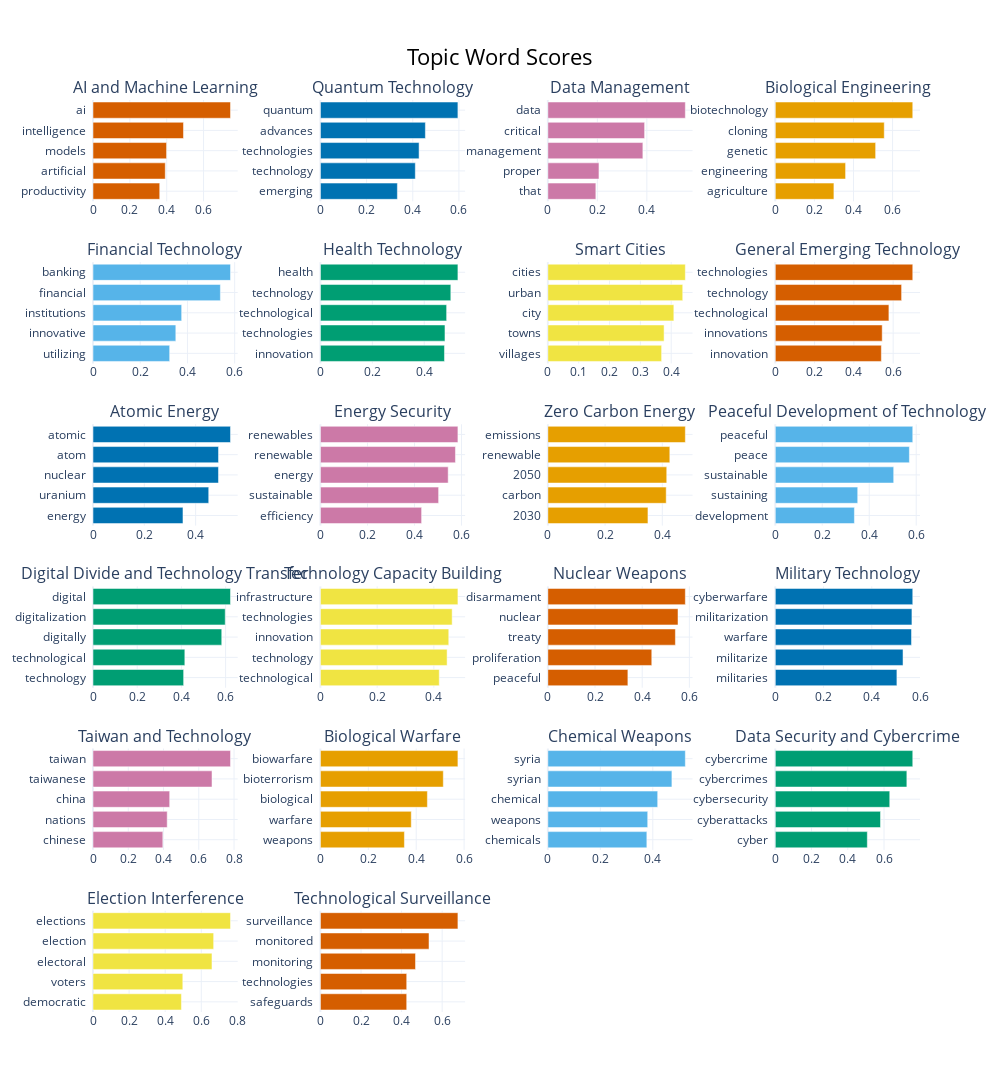

Notebook cell for this chart:
### Markdown cell above
## Barchart - showing if topics seem correct

### Code cell
topic_model.visualize_barchart(topics=zeroshot_topic_ids, custom_labels = True )

### Figure 1 — Plotly figure (JSON) as saved in the notebook; plotly's stock layout.template omitted (floating-point values rounded to 4 significant figures)
{"data": [{"marker": {"color": "#D55E00"}, "orientation": "h", "type": "bar", "x": [0.3621, 0.3922, 0.3992, 0.491, 0.7461], "xaxis": "x", "y": ["productivity  ", "artificial  ", "models  ", "intelligence  ", "ai  "], "yaxis": "y"}, {"marker": {"color": "#0072B2"}, "orientation": "h", "type": "bar", "x": [0.3334, 0.4111, 0.4274, 0.4547, 0.5957], "xaxis": "x2", "y": ["emerging  ", "technology  ", "technologies  ", "advances  ", "quantum  "], "yaxis": "y2"}, {"marker": {"color": "#CC79A7"}, "orientation": "h", "type": "bar", "x": [0.1939, 0.2065, 0.3839, 0.3909, 0.5555], "xaxis": "x3", "y": ["that  ", "proper  ", "management  ", "critical  ", "data  "], "yaxis": "y3"}, {"marker": {"color": "#E69F00"}, "orientation": "h", "type": "bar", "x": [0.3, 0.3597, 0.5134, 0.5575, 0.7033], "xaxis": "x4", "y": ["agriculture  ", "engineering  ", "genetic  ", "cloning  ", "biotechnology  "], "yaxis": "y4"}, {"marker": {"color": "#56B4E9"}, "orientation": "h", "type": "bar", "x": [0.3247, 0.3508, 0.3755, 0.5395, 0.5823], "xaxis": "x5", "y": ["utilizing  ", "innovative  ", "institutions  ", "financial  ", "banking  "], "yaxis": "y5"}, {"marker": {"color": "#009E73"}, "orientation": "h", "type": "bar", "x": [0.478, 0.4799, 0.4863, 0.5024, 0.5298], "xaxis": "x6", "y": ["innovation  ", "technologies  ", "technological  ", "technology  ", "health  "], "yaxis": "y6"}, {"marker": {"color": "#F0E442"}, "orientation": "h", "type": "bar", "x": [0.3689, 0.377, 0.4086, 0.4374, 0.4459], "xaxis": "x7", "y": ["villages  ", "towns  ", "city  ", "urban  ", "cities  "], "yaxis": "y7"}, {"marker": {"color": "#D55E00"}, "orientation": "h", "type": "bar", "x": [0.54, 0.5443, 0.5784, 0.643, 0.6998], "xaxis": "x8", "y": ["innovation  ", "innovations  ", "technological  ", "technology  ", "technologies  "], "yaxis": "y8"}, {"marker": {"color": "#0072B2"}, "orientation": "h", "type": "bar", "x": [0.3507, 0.451, 0.4891, 0.4892, 0.5359], "xaxis": "x9", "y": ["energy  ", "uranium  ", "nuclear  ", "atom  ", "atomic  "], "yaxis": "y9"}, {"marker": {"color": "#CC79A7"}, "orientation": "h", "type": "bar", "x": [0.4302, 0.5025, 0.5432, 0.5741, 0.5846], "xaxis": "x10", "y": ["efficiency  ", "sustainable  ", "energy  ", "renewable  ", "renewables  "], "yaxis": "y10"}, {"marker": {"color": "#E69F00"}, "orientation": "h", "type": "bar", "x": [0.3498, 0.4136, 0.4155, 0.4262, 0.4805], "xaxis": "x11", "y": ["2030  ", "carbon  ", "2050  ", "renewable  ", "emissions  "], "yaxis": "y11"}, {"marker": {"color": "#56B4E9"}, "orientation": "h", "type": "bar", "x": [0.3369, 0.351, 0.5042, 0.571, 0.5854], "xaxis": "x12", "y": ["development  ", "sustaining  ", "sustainable  ", "peace  ", "peaceful  "], "yaxis": "y12"}, {"marker": {"color": "#009E73"}, "orientation": "h", "type": "bar", "x": [0.4101, 0.4155, 0.5824, 0.5982, 0.622], "xaxis": "x13", "y": ["technology  ", "technological  ", "digitally  ", "digitalization  ", "digital  "], "yaxis": "y13"}, {"marker": {"color": "#F0E442"}, "orientation": "h", "type": "bar", "x": [0.4191, 0.4468, 0.4526, 0.4646, 0.4849], "xaxis": "x14", "y": ["technological  ", "technology  ", "innovation  ", "technologies  ", "infrastructure  "], "yaxis": "y14"}, {"marker": {"color": "#D55E00"}, "orientation": "h", "type": "bar", "x": [0.3393, 0.4406, 0.5408, 0.5518, 0.5829], "xaxis": "x15", "y": ["peaceful  ", "proliferation  ", "treaty  ", "nuclear  ", "disarmament  "], "yaxis": "y15"}, {"marker": {"color": "#0072B2"}, "orientation": "h", "type": "bar", "x": [0.5042, 0.5296, 0.5648, 0.5665, 0.57], "xaxis": "x16", "y": ["militaries  ", "militarize  ", "warfare  ", "militarization  ", "cyberwarfare  "], "yaxis": "y16"}, {"marker": {"color": "#CC79A7"}, "orientation": "h", "type": "bar", "x": [0.396, 0.4208, 0.4349, 0.675, 0.7798], "xaxis": "x17", "y": ["chinese  ", "nations  ", "china  ", "taiwanese  ", "taiwan  "], "yaxis": "y17"}, {"marker": {"color": "#E69F00"}, "orientation": "h", "type": "bar", "x": [0.3508, 0.3794, 0.4467, 0.5132, 0.5742], "xaxis": "x18", "y": ["weapons  ", "warfare  ", "biological  ", "bioterrorism  ", "biowarfare  "], "yaxis": "y18"}, {"marker": {"color": "#56B4E9"}, "orientation": "h", "type": "bar", "x": [0.3773, 0.3806, 0.4186, 0.4728, 0.524], "xaxis": "x19", "y": ["chemicals  ", "weapons  ", "chemical  ", "syrian  ", "syria  "], "yaxis": "y19"}, {"marker": {"color": "#009E73"}, "orientation": "h", "type": "bar", "x": [0.5078, 0.5806, 0.6316, 0.7259, 0.7586], "xaxis": "x20", "y": ["cyber  ", "cyberattacks  ", "cybersecurity  ", "cybercrimes  ", "cybercrime  "], "yaxis": "y20"}, {"marker": {"color": "#F0E442"}, "orientation": "h", "type": "bar", "x": [0.49, 0.4977, 0.6593, 0.6686, 0.7619], "xaxis": "x21", "y": ["democratic  ", "voters  ", "electoral  ", "election  ", "elections  "], "yaxis": "y21"}, {"marker": {"color": "#D55E00"}, "orientation": "h", "type": "bar", "x": [0.4253, 0.4253, 0.4687, 0.5352, 0.6776], "xaxis": "x22", "y": ["safeguards  ", "technologies  ", "monitoring  ", "monitored  ", "surveillance  "], "yaxis": "y22"}], "layout": {"annotations": [{"font": {"size": 16}, "showarrow": false, "text": "AI and Machine Learning", "x": 0.0875, "xanchor": "center", "xref": "paper", "y": 1, "yanchor": "bottom", "yref": "paper"}, {"font": {"size": 16}, "showarrow": false, "text": "Quantum Technology", "x": 0.3625, "xanchor": "center", "xref": "paper", "y": 1, "yanchor": "bottom", "yref": "paper"}, {"font": {"size": 16}, "showarrow": false, "text": "Data Management", "x": 0.6375, "xanchor": "center", "xref": "paper", "y": 1, "yanchor": "bottom", "yref": "paper"}, {"font": {"size": 16}, "showarrow": false, "text": "Biological Engineering", "x": 0.9125, "xanchor": "center", "xref": "paper", "y": 1, "yanchor": "bottom", "yref": "paper"}, {"font": {"size": 16}, "showarrow": false, "text": "Financial Technology", "x": 0.0875, "xanchor": "center", "xref": "paper", "y": 0.8222, "yanchor": "bottom", "yref": "paper"}, {"font": {"size": 16}, "showarrow": false, "text": "Health Technology", "x": 0.3625, "xanchor": "center", "xref": "paper", "y": 0.8222, "yanchor": "bottom", "yref": "paper"}, {"font": {"size": 16}, "showarrow": false, "text": "Smart Cities", "x": 0.6375, "xanchor": "center", "xref": "paper", "y": 0.8222, "yanchor": "bottom", "yref": "paper"}, {"font": {"size": 16}, "showarrow": false, "text": "General Emerging Technology", "x": 0.9125, "xanchor": "center", "xref": "paper", "y": 0.8222, "yanchor": "bottom", "yref": "paper"}, {"font": {"size": 16}, "showarrow": false, "text": "Atomic Energy", "x": 0.0875, "xanchor": "center", "xref": "paper", "y": 0.6444, "yanchor": "bottom", "yref": "paper"}, {"font": {"size": 16}, "showarrow": false, "text": "Energy Security", "x": 0.3625, "xanchor": "center", "xref": "paper", "y": 0.6444, "yanchor": "bottom", "yref": "paper"}, {"font": {"size": 16}, "showarrow": false, "text": "Zero Carbon Energy", "x": 0.6375, "xanchor": "center", "xref": "paper", "y": 0.6444, "yanchor": "bottom", "yref": "paper"}, {"font": {"size": 16}, "showarrow": false, "text": "Peaceful Development of Technology", "x": 0.9125, "xanchor": "center", "xref": "paper", "y": 0.6444, "yanchor": "bottom", "yref": "paper"}, {"font": {"size": 16}, "showarrow": false, "text": "Digital Divide and Technology Transfer", "x": 0.0875, "xanchor": "center", "xref": "paper", "y": 0.4667, "yanchor": "bottom", "yref": "paper"}, {"font": {"size": 16}, "showarrow": false, "text": "Technology Capacity Building", "x": 0.3625, "xanchor": "center", "xref": "paper", "y": 0.4667, "yanchor": "bottom", "yref": "paper"}, {"font": {"size": 16}, "showarrow": false, "text": "Nuclear Weapons", "x": 0.6375, "xanchor": "center", "xref": "paper", "y": 0.4667, "yanchor": "bottom", "yref": "paper"}, {"font": {"size": 16}, "showarrow": false, "text": "Military Technology", "x": 0.9125, "xanchor": "center", "xref": "paper", "y": 0.4667, "yanchor": "bottom", "yref": "paper"}, {"font": {"size": 16}, "showarrow": false, "text": "Taiwan and Technology", "x": 0.0875, "xanchor": "center", "xref": "paper", "y": 0.2889, "yanchor": "bottom", "yref": "paper"}, {"font": {"size": 16}, "showarrow": false, "text": "Biological Warfare", "x": 0.3625, "xanchor": "center", "xref": "paper", "y": 0.2889, "yanchor": "bottom", "yref": "paper"}, {"font": {"size": 16}, "showarrow": false, "text": "Chemical Weapons", "x": 0.6375, "xanchor": "center", "xref": "paper", "y": 0.2889, "yanchor": "bottom", "yref": "paper"}, {"font": {"size": 16}, "showarrow": false, "text": "Data Security and Cybercrime", "x": 0.9125, "xanchor": "center", "xref": "paper", "y": 0.2889, "yanchor": "bottom", "yref": "paper"}, {"font": {"size": 16}, "showarrow": false, "text": "Election Interference", "x": 0.0875, "xanchor": "center", "xref": "paper", "y": 0.1111, "yanchor": "bottom", "yref": "paper"}, {"font": {"size": 16}, "showarrow": false, "text": "Technological Surveillance", "x": 0.3625, "xanchor": "center", "xref": "paper", "y": 0.1111, "yanchor": "bottom", "yref": "paper"}], "height": 1500, "hoverlabel": {"bgcolor": "white", "font": {"family": "Rockwell", "size": 16}}, "showlegend": false, "title": {"font": {"color": "Black", "size": 22}, "text": "Topic Word Scores", "x": 0.5, "xanchor": "center", "yanchor": "top"}, "width": 1000, "xaxis": {"anchor": "y", "domain": [0, 0.175], "showgrid": true}, "xaxis10": {"anchor": "y10", "domain": [0.275, 0.45], "showgrid": true}, "xaxis11": {"anchor": "y11", "domain": [0.55, 0.725], "showgrid": true}, "xaxis12": {"anchor": "y12", "domain": [0.825, 1], "showgrid": true}, "xaxis13": {"anchor": "y13", "domain": [0, 0.175], "showgrid": true}, "xaxis14": {"anchor": "y14", "domain": [0.275, 0.45], "showgrid": true}, "xaxis15": {"anchor": "y15", "domain": [0.55, 0.725], "showgrid": true}, "xaxis16": {"anchor": "y16", "domain": [0.825, 1], "showgrid": true}, "xaxis17": {"anchor": "y17", "domain": [0, 0.175], "showgrid": true}, "xaxis18": {"anchor": "y18", "domain": [0.275, 0.45], "showgrid": true}, "xaxis19": {"anchor": "y19", "domain": [0.55, 0.725], "showgrid": true}, "xaxis2": {"anchor": "y2", "domain": [0.275, 0.45], "showgrid": true}, "xaxis20": {"anchor": "y20", "domain": [0.825, 1], "showgrid": true}, "xaxis21": {"anchor": "y21", "domain": [0, 0.175], "showgrid": true}, "xaxis22": {"anchor": "y22", "domain": [0.275, 0.45], "showgrid": true}, "xaxis23": {"anchor": "y23", "domain": [0.55, 0.725], "showgrid": true}, "xaxis24": {"anchor": "y24", "domain": [0.825, 1], "showgrid": true}, "xaxis3": {"anchor": "y3", "domain": [0.55, 0.725], "showgrid": true}, "xaxis4": {"anchor": "y4", "domain": [0.825, 1], "showgrid": true}, "xaxis5": {"anchor": "y5", "domain": [0, 0.175], "showgrid": true}, "xaxis6": {"anchor": "y6", "domain": [0.275, 0.45], "showgrid": true}, "xaxis7": {"anchor": "y7", "domain": [0.55, 0.725], "showgrid": true}, "xaxis8": {"anchor": "y8", "domain": [0.825, 1], "showgrid": true}, "xaxis9": {"anchor": "y9", "domain": [0, 0.175], "showgrid": true}, "yaxis": {"anchor": "x", "domain": [0.8889, 1], "showgrid": true}, "yaxis10": {"anchor": "x10", "domain": [0.5333, 0.6444], "showgrid": true}, "yaxis11": {"anchor": "x11", "domain": [0.5333, 0.6444], "showgrid": true}, "yaxis12": {"anchor": "x12", "domain": [0.5333, 0.6444], "showgrid": true}, "yaxis13": {"anchor": "x13", "domain": [0.3556, 0.4667], "showgrid": true}, "yaxis14": {"anchor": "x14", "domain": [0.3556, 0.4667], "showgrid": true}, "yaxis15": {"anchor": "x15", "domain": [0.3556, 0.4667], "showgrid": true}, "yaxis16": {"anchor": "x16", "domain": [0.3556, 0.4667], "showgrid": true}, "yaxis17": {"anchor": "x17", "domain": [0.1778, 0.2889], "showgrid": true}, "yaxis18": {"anchor": "x18", "domain": [0.1778, 0.2889], "showgrid": true}, "yaxis19": {"anchor": "x19", "domain": [0.1778, 0.2889], "showgrid": true}, "yaxis2": {"anchor": "x2", "domain": [0.8889, 1], "showgrid": true}, "yaxis20": {"anchor": "x20", "domain": [0.1778, 0.2889], "showgrid": true}, "yaxis21": {"anchor": "x21", "domain": [0, 0.1111], "showgrid": true}, "yaxis22": {"anchor": "x22", "domain": [0, 0.1111], "showgrid": true}, "yaxis23": {"anchor": "x23", "domain": [0, 0.1111], "showgrid": true}, "yaxis24": {"anchor": "x24", "domain": [0, 0.1111], "showgrid": true}, "yaxis3": {"anchor": "x3", "domain": [0.8889, 1], "showgrid": true}, "yaxis4": {"anchor": "x4", "domain": [0.8889, 1], "showgrid": true}, "yaxis5": {"anchor": "x5", "domain": [0.7111, 0.8222], "showgrid": true}, "yaxis6": {"anchor": "x6", "domain": [0.7111, 0.8222], "showgrid": true}, "yaxis7": {"anchor": "x7", "domain": [0.7111, 0.8222], "showgrid": true}, "yaxis8": {"anchor": "x8", "domain": [0.7111, 0.8222], "showgrid": true}, "yaxis9": {"anchor": "x9", "domain": [0.5333, 0.6444], "showgrid": true}}}
